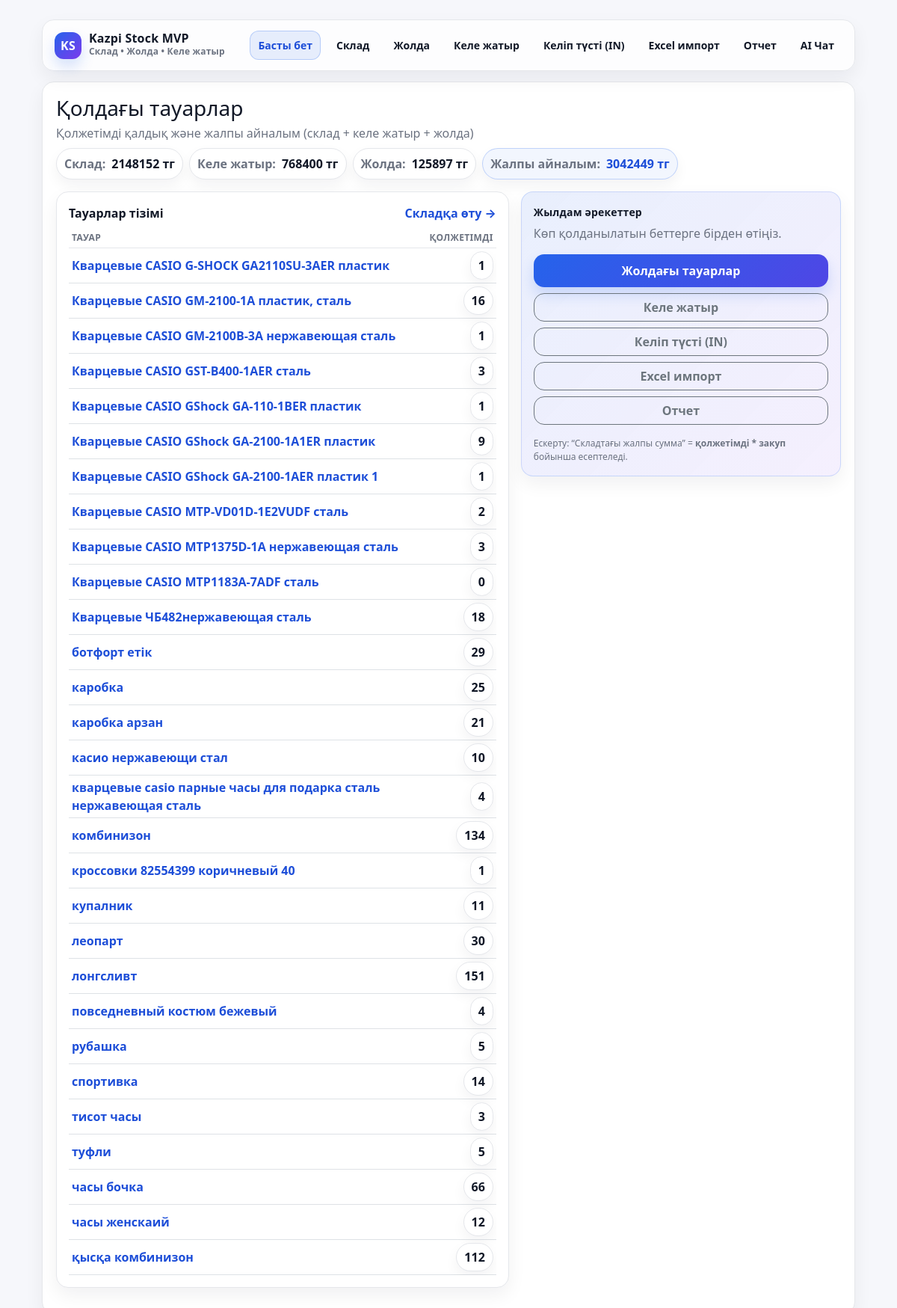
The page / on the database its author committed.
### models.py (models this page shows)
class Product(db.Model):
    __tablename__ = "products"
    id = db.Column(db.Integer, primary_key=True)
    name = db.Column(db.String(255), nullable=False, unique=True)
    purchase_price = db.Column(db.Integer, nullable=False, default=0)
    stock_qty = db.Column(db.Integer, nullable=False, default=0)
    reserved_qty = db.Column(db.Integer, nullable=False, default=0)
    onway_qty = db.Column(db.Integer, nullable=False, default=0)
    @property
    def available_qty(self) -> int:
        try:
            return int(self.stock_qty or 0) - int(self.reserved_qty or 0) - int(self.onway_qty or 0)
        except Exception:
            return 0

### app.py (the view)
@app.route("/")
def index():
    products = Product.query.order_by(Product.name.asc()).all()
    stock_total = 0
    for p in products:
        stock_qty = int(p.stock_qty or 0)
        onway_qty = int(getattr(p, "onway_qty", 0) or 0)
        available = max(0, stock_qty - onway_qty)
        stock_total += available * int(p.purchase_price or 0)
    incoming_total = int(
        db.session.query(func.coalesce(func.sum(IncomingItem.qty * IncomingItem.purchase_price), 0))
        .filter(IncomingItem.is_active == True)  # noqa: E712
        .scalar()
        or 0
    )
    onway_total = int(
        db.session.query(func.coalesce(func.sum(OnwayItem.sale_price), 0))
        .filter(OnwayItem.is_active == True)  # noqa: E712
        .scalar()
        or 0
    )
    turnover_total = int(stock_total) + int(incoming_total) + int(onway_total)
    return render_template(
        "index.html",
        products=products,
        stock_total=stock_total,
        incoming_total=incoming_total,
        onway_total=onway_total,
        turnover_total=turnover_total,
    )

### templates/index.html (shortened to what this page needs)
{% extends "base.html" %}
{% block content %}
<div class="d-flex flex-wrap align-items-end justify-content-between gap-2 mb-3">
  <div>
    <h3 class="mb-1">Қолдағы тауарлар</h3>
    <div class="muted">Қолжетімді қалдық және жалпы айналым (склад + келе жатыр + жолда)</div>
  </div>
  <div class="d-flex gap-2 flex-wrap">
    <span class="pill">
      <span class="muted">Склад:</span>
      <span>{{ stock_total }} тг</span>
    </span>
    <span class="pill">
      <span class="muted">Келе жатыр:</span>
      <span>{{ incoming_total }} тг</span>
    </span>
    <span class="pill">
      <span class="muted">Жолда:</span>
      <span>{{ onway_total }} тг</span>
    </span>
    <span class="pill" style="border-color: rgba(37,99,235,.25); background: rgba(37,99,235,.06);">
      <span class="muted">Жалпы айналым:</span>
      <span style="color:#1d4ed8;">{{ turnover_total }} тг</span>
    </span>
  </div>
</div>
<div class="row g-3 mb-3">
  <div class="col-12 col-lg-7">
    <div class="p-3" style="background:#fff; border:1px solid var(--line); border-radius: var(--radius); box-shadow: var(--shadow);">
      <div class="d-flex align-items-center justify-content-between mb-2">
        <div style="font-weight:800;">Тауарлар тізімі</div>
        <a class="linkish" href="{{ url_for('products') }}">Складқа өту →</a>
      </div>
      <div class="table-responsive">
        <table class="table table-sm mb-0">
          <thead>
            <tr>
              <th>Тауар</th>
              <th class="text-end">Қолжетімді</th>
            </tr>
          </thead>
          <tbody>
            {% for p in products %}
              <tr>
                <td>
                  <a class="linkish" href="{{ url_for('product_detail', product_id=p.id) }}">
                    {{ p.name }}
                  </a>
                </td>
                <td class="text-end">
                  <span class="pill" style="padding:6px 10px;">
                    {{ p.available_qty }}
                  </span>
                </td>
              </tr>
            {% endfor %}
          </tbody>
        </table>
      </div>
    </div>
  </div>
  <div class="col-12 col-lg-5">
    <div class="p-3" style="background: linear-gradient(135deg, rgba(37,99,235,.10), rgba(124,58,237,.08)); border:1px solid rgba(37,99,235,.18); border-radius: var(--radius); box-shadow: var(--shadow);">
      <div style="font-weight:900; font-size:14px; letter-spacing:.2px; margin-bottom:6px;">
        Жылдам әрекеттер
      </div>
      <div class="muted mb-3">Көп қолданылатын беттерге бірден өтіңіз.</div>
      <div class="d-grid gap-2">
        <a class="btn btn-primary" href="{{ url_for('onway') }}">Жолдағы тауарлар</a>
        <a class="btn btn-outline-secondary" href="{{ url_for('incoming') }}" style="border-radius:14px; font-weight:800;">
          Келе жатыр
        </a>
        <a class="btn btn-outline-secondary" href="{{ url_for('stock_in') }}" style="border-radius:14px; font-weight:800;">
          Келіп түсті (IN)
        </a>
        <a class="btn btn-outline-secondary" href="{{ url_for('import_page') }}" style="border-radius:14px; font-weight:800;">
          Excel импорт
        </a>
        <a class="btn btn-outline-secondary" href="{{ url_for('report') }}" style="border-radius:14px; font-weight:800;">
          Отчет
        </a>
      </div>
      <div class="mt-3 muted" style="font-size:12px;">
        Ескерту: “Складтағы жалпы сумма” = <b>қолжетімді * закуп</b> бойынша есептеледі.
      </div>
    </div>
  </div>
</div>
{% endblock %}

### templates/base.html (shortened to what this page needs)
<!doctype html>
<html lang="kk">
<head>
  <link rel="stylesheet" href="https://cdn.jsdelivr.net/npm/bootstrap@5.3.3/dist/css/bootstrap.min.css">
</head>
<body>
  <div class="app-shell">
    <div class="topbar">
      <a class="brand" href="{{ url_for('index') }}">
        <div class="brand-badge">KS</div>
        <div>
          <div style="line-height:1.05;">Kazpi Stock MVP</div>
          <div class="muted" style="font-weight:600; font-size:12px;">Склад • Жолда • Келе жатыр</div>
        </div>
      </a>
      <div class="navlinks">
        <a href="{{ url_for('index') }}"
           class="{% if request.path == url_for('index') %}active{% endif %}">Басты бет</a>
        <a href="{{ url_for('products') }}"
           class="{% if request.path.startswith('/products') %}active{% endif %}">Склад</a>
        <a href="{{ url_for('onway') }}"
           class="{% if request.path.startswith('/onway') %}active{% endif %}">Жолда</a>
        <a href="{{ url_for('incoming') }}"
           class="{% if request.path.startswith('/incoming') %}active{% endif %}">Келе жатыр</a>
        <a href="{{ url_for('stock_in') }}"
           class="{% if request.path.startswith('/stock-in') %}active{% endif %}">Келіп түсті (IN)</a>
        <a href="{{ url_for('import_page') }}"
           class="{% if request.path.startswith('/import') %}active{% endif %}">Excel импорт</a>
        <a href="{{ url_for('report') }}"
           class="{% if request.path.startswith('/report') %}active{% endif %}">Отчет</a>
        <a href="{{ url_for('chat_page') }}"
           class="{% if request.path.startswith('/chat') %}active{% endif %}">AI Чат</a>
      </div>
    </div>
    <div class="content-card">
      {% block content %}{% endblock %}
    </div>
  </div>
</body>
</html>

### templates/base.html (style rules this page uses)
:root { --bg: #f6f7fb; --card: #ffffff; --text: #111827; --muted: #6b7280; --line: #e5e7eb; --brand: #2563eb; --brand2:#1d4ed8; --shadow: 0 10px 25px rgba(17,24,39,.06); --radius: 16px; }
body { background: var(--bg); color: var(--text); }
.app-shell { max-width: 1120px; margin: 26px auto; padding: 0 16px; }
.topbar { background: rgba(255,255,255,.75); backdrop-filter: blur(10px); border: 1px solid var(--line); border-radius: var(--radius); box-shadow: var(--shadow); padding: 14px 16px; display:flex; gap:14px; align-items:center; justify-content:space-between; }
.brand { display:flex; align-items:center; gap:10px; text-decoration:none; color: var(--text); font-weight: 700; letter-spacing:.2px; }
.brand-badge { width: 36px; height: 36px; border-radius: 12px; background: linear-gradient(135deg, var(--brand), #7c3aed); box-shadow: 0 10px 18px rgba(37,99,235,.18); display:flex; align-items:center; justify-content:center; color:#fff; font-size: 16px; }
.navlinks { display:flex; gap:10px; flex-wrap:wrap; align-items:center; justify-content:flex-end; }
.navlinks a { text-decoration:none; color: var(--text); font-weight: 600; font-size: 14px; padding: 8px 10px; border-radius: 12px; border: 1px solid transparent; transition: .15s ease; }
.navlinks a.active { background: rgba(37,99,235,.10); border-color: rgba(37,99,235,.25); color: var(--brand2); }
.content-card { margin-top: 14px; background: var(--card); border: 1px solid var(--line); border-radius: var(--radius); box-shadow: var(--shadow); padding: 18px; }
.table { --bs-table-bg: transparent; }
.table thead th { font-size: 12px; letter-spacing: .35px; text-transform: uppercase; color: var(--muted); border-bottom: 1px solid var(--line); }
.table tbody td { border-top: 1px solid rgba(229,231,235,.7); vertical-align: middle; }
a.linkish { color: var(--brand2); text-decoration: none; font-weight: 700; }
.btn-primary { background: linear-gradient(135deg, var(--brand), #4f46e5); border: none; box-shadow: 0 10px 18px rgba(37,99,235,.18); border-radius: 14px; font-weight: 700; padding: 10px 14px; }
.pill { display:inline-flex; align-items:center; gap:8px; padding: 8px 10px; border-radius: 999px; border: 1px solid var(--line); background: #fff; font-weight: 700; color: var(--text); box-shadow: 0 8px 18px rgba(17,24,39,.05); }
.pill .muted { color: var(--muted); font-weight: 700; }
.muted { color: var(--muted); }

### rows shown on the page
Product: name "Кварцевые CASIO G-SHOCK GA2110SU-3AER пластик", available_qty "1"
Product: name "Кварцевые CASIO GM-2100-1A пластик, сталь", available_qty "16"
Product: name "Кварцевые CASIO GM-2100B-3A нержавеющая сталь", available_qty "1"
Product: name "Кварцевые CASIO GST-B400-1AER сталь", available_qty "3"
Product: name "Кварцевые CASIO GShock GA-110-1BER пластик", available_qty "1"
Product: name "Кварцевые CASIO GShock GA-2100-1A1ER пластик", available_qty "9"
Product: name "Кварцевые CASIO GShock GA-2100-1AER пластик 1", available_qty "1"
Product: name "Кварцевые CASIO MTP-VD01D-1E2VUDF сталь", available_qty "2"
Product: name "Кварцевые CASIO MTP1375D-1A нержавеющая сталь", available_qty "3"
Product: name "Кварцевые CASIO МТР1183A-7ADF сталь", available_qty "0"
Product: name "Кварцевые ЧБ482нержавеющая сталь", available_qty "18"
Product: name "ботфорт етік", available_qty "29"
Product: name "каробка", available_qty "25"
Product: name "каробка арзан", available_qty "21"
Product: name "касио нержавеющи стал", available_qty "10"
Product: name "кварцевые casio парные часы для подарка сталь нержавеющая сталь", available_qty "4"
Product: name "комбинизон", available_qty "134"
Product: name "кроссовки 82554399 коричневый 40", available_qty "1"
Product: name "купалник", available_qty "11"
Product: name "леопарт", available_qty "30"
Product: name "лонгсливт", available_qty "151"
Product: name "повседневный костюм бежевый", available_qty "4"
Product: name "рубашка", available_qty "5"
Product: name "спортивка", available_qty "14"
Product: name "тисот часы", available_qty "3"
Product: name "туфли", available_qty "5"
Product: name "часы бочка", available_qty "66"
Product: name "часы женскаий", available_qty "12"
Product: name "қысқа комбинизон", available_qty "112"

### other values the page prints
{{ stock_total }} "2148152"
{{ incoming_total }} "768400"
{{ onway_total }} "125897"
{{ turnover_total }} "3042449"
